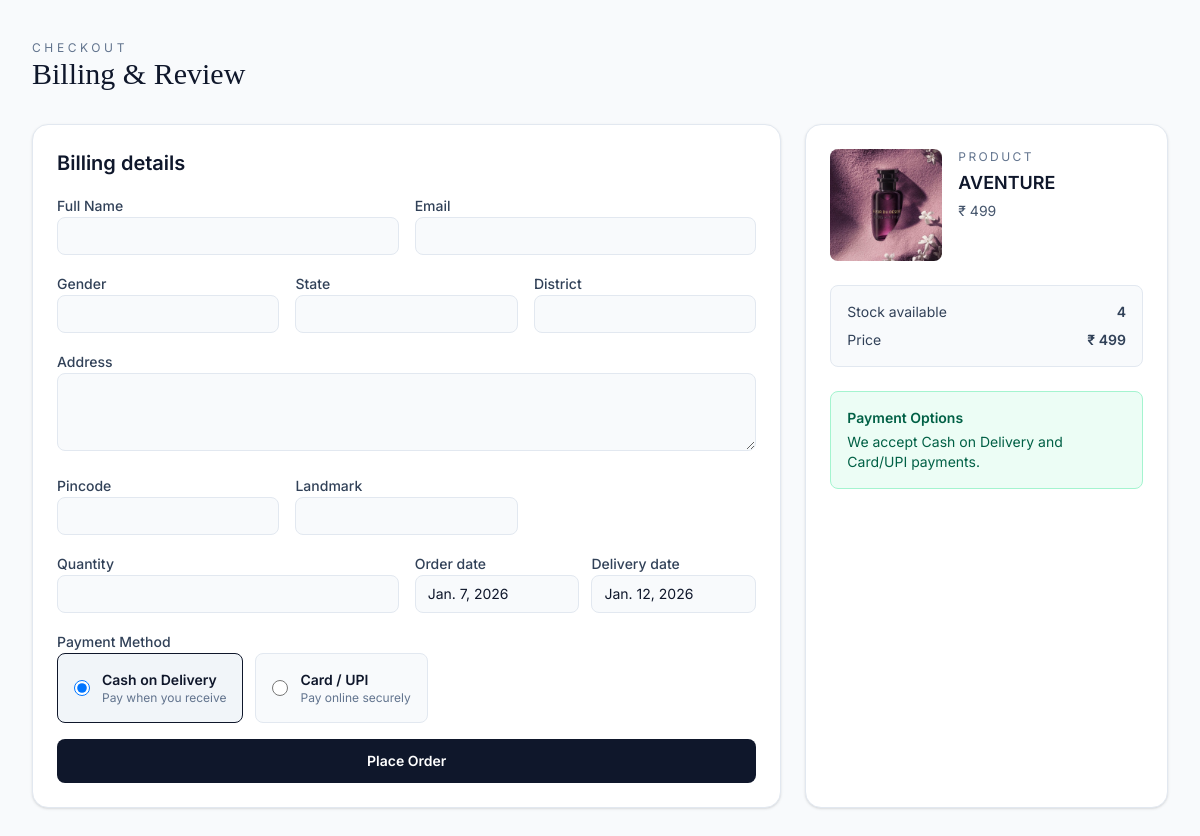
Page /buy/30/ on the committed database.
### app/models.py (models this page shows)
class perfume(models.Model):
    img=models.FileField(upload_to='uploads/')
    name=models.TextField()
    price=models.IntegerField()

class PerfumeDetail(models.Model):
    GENDER_CHOICES = (
        ('M', 'Male'),
        ('F', 'Female'),
        ('U', 'Unisex'),
    )
    perfume = models.ForeignKey(
        perfume,
        on_delete=models.CASCADE,
        related_name='details',null=True, blank=True
    )
    about = models.TextField()
    gender = models.CharField(max_length=1, choices=GENDER_CHOICES)
    stock=models.IntegerField(default=0)

### app/views.py (the view)
# urls.py: path('buy/<int:id>/',views.buynows,name='buynows'),
def buynows(request,id):
    if request.user.is_authenticated:
      user_id = request.user.id
    product=perfume.objects.filter(id=id)
    details=PerfumeDetail.objects.filter(perfume_id=id)
    today=date.today()
    fdate = today + timedelta(days=5)
    for i in product:
        price=i.price
        pname=i.name
        img=i.img
    for i in details:
        stock=i.stock
        print(stock)
    if stock<=0:
        messages.info(request, "out of stock")
        return redirect(home)
    else:
        if request.method=='POST':
            name=request.POST['name']
            email=request.POST['email']
            gender=request.POST['gender']
            address=request.POST['address']
            state=request.POST['state']
            district=request.POST['district']
            pincode=request.POST['pincode']
            landmark=request.POST['landmark']
            order_date=request.POST['odate']
            delivered_date=request.POST['ddate']
            quantity=request.POST['quantity']
            if int(quantity) > stock:
                messages.info(request, "Out of stock")
                return redirect(home)
            else:
                 p=int(quantity)*price
                 data=Order.objects.create(user_id=user_id,address=address,full_name=name,email=email,gender=gender,state=state,district=district,pincode=pincode,landmark=landmark,order_date=order_date,delivered_date=delivered_date,totalprice=p,product_id=id,product_name=pname,quantity=quantity,img=img)
                 data.save()
                 PerfumeDetail.objects.filter(perfume_id=id).update(stock=F('stock') - int(quantity))
                 messages.info(request,"order succesfully")
                 message = (
                f"Hello {name}\n"
                "Thank you for visiting our site AURA perfumes\n"
                 "We have received your order and it's now confirmed. We will notify you once we start processing and shipping it.\n"
                f"Product Name: {pname}\n"
                f"Product Price: {p}\n"
                f"Quantity: {quantity}\n"
                f"Location: {address}\n"
                )
                 send_mail(
                subject='order confirmed',
                message=message,
                from_email='yadhuljaykumar@gmail.com',  # will use DEFAULT_FROM_EMAIL if None
                recipient_list=[email],
                fail_silently=False
                )
                 return redirect(home)
    return  render(request,'buynow.html',{'product':product,'details':details,'today':today,'fdate':fdate,'messages':messages,})

### templates/buynow.html (shortened to what this page needs)
<!DOCTYPE html>
<html lang="en">
<head>
  <script src="https://cdn.jsdelivr.net/npm/@tailwindcss/browser@4"></script>
</head>
<body class="bg-slate-50 text-slate-900 font-[Inter]">
  <main class="min-h-screen py-10 px-4 sm:px-6 lg:px-8">
    <div class="max-w-6xl mx-auto">
      <header class="mb-8">
        <p class="text-xs uppercase tracking-[0.3em] text-slate-500">Checkout</p>
        <h1 class="text-3xl font-[Playfair_Display] text-slate-900">Billing & Review</h1>
      </header>
      {% for i in product %}
      <div class="grid gap-6 lg:grid-cols-3">
        <section class="lg:col-span-2 bg-white border border-slate-200 rounded-2xl shadow-sm p-6">
          <h2 class="text-xl font-semibold text-slate-900 mb-4">Billing details</h2>
          <form method="POST" action="/buy/{{i.pk}}/" class="space-y-4">
            <div class="grid grid-cols-1 sm:grid-cols-2 gap-4">
              <div class="space-y-1">
                <label class="text-sm font-medium text-slate-700">Full Name</label>
                <input name="name" type="text" required class="w-full rounded-lg border border-slate-200 bg-slate-50 px-3 py-2 text-sm focus:ring-2 focus:ring-slate-900 focus:bg-white">
              </div>
              <div class="space-y-1">
                <label class="text-sm font-medium text-slate-700">Email</label>
                <input name="email" type="email" required class="w-full rounded-lg border border-slate-200 bg-slate-50 px-3 py-2 text-sm focus:ring-2 focus:ring-slate-900 focus:bg-white">
              </div>
            </div>
            <div class="grid grid-cols-1 sm:grid-cols-3 gap-4">
              <div class="space-y-1">
                <label class="text-sm font-medium text-slate-700">Gender</label>
                <input name="gender" type="text" class="w-full rounded-lg border border-slate-200 bg-slate-50 px-3 py-2 text-sm focus:ring-2 focus:ring-slate-900 focus:bg-white">
              </div>
              <div class="space-y-1">
                <label class="text-sm font-medium text-slate-700">State</label>
                <input name="state" type="text" class="w-full rounded-lg border border-slate-200 bg-slate-50 px-3 py-2 text-sm focus:ring-2 focus:ring-slate-900 focus:bg-white">
              </div>
              <div class="space-y-1">
                <label class="text-sm font-medium text-slate-700">District</label>
                <input name="district" type="text" class="w-full rounded-lg border border-slate-200 bg-slate-50 px-3 py-2 text-sm focus:ring-2 focus:ring-slate-900 focus:bg-white">
              </div>
            </div>
            <div class="space-y-1">
              <label class="text-sm font-medium text-slate-700">Address</label>
              <textarea name="address" rows="3" class="w-full rounded-lg border border-slate-200 bg-slate-50 px-3 py-2 text-sm focus:ring-2 focus:ring-slate-900 focus:bg-white"></textarea>
            </div>
            <div class="grid grid-cols-1 sm:grid-cols-3 gap-4">
              <div class="space-y-1">
                <label class="text-sm font-medium text-slate-700">Pincode</label>
                <input name="pincode" type="text" class="w-full rounded-lg border border-slate-200 bg-slate-50 px-3 py-2 text-sm focus:ring-2 focus:ring-slate-900 focus:bg-white">
              </div>
              <div class="space-y-1">
                <label class="text-sm font-medium text-slate-700">Landmark</label>
                <input name="landmark" type="text" class="w-full rounded-lg border border-slate-200 bg-slate-50 px-3 py-2 text-sm focus:ring-2 focus:ring-slate-900 focus:bg-white">
              </div>
            </div>
            <div class="grid grid-cols-1 sm:grid-cols-2 gap-4">
              <div class="space-y-1">
                <label class="text-sm font-medium text-slate-700">Quantity</label>
                <input name="quantity" type="number" min="1" class="w-full rounded-lg border border-slate-200 bg-slate-50 px-3 py-2 text-sm focus:ring-2 focus:ring-slate-900 focus:bg-white">
              </div>
              <div class="grid grid-cols-2 gap-3">
                <div class="space-y-1">
                  <label class="text-sm font-medium text-slate-700">Order date</label>
                  <input name="odate" type="text" value="{{today}}" class="w-full rounded-lg border border-slate-200 bg-slate-50 px-3 py-2 text-sm focus:ring-2 focus:ring-slate-900 focus:bg-white">
                </div>
                <div class="space-y-1">
                  <label class="text-sm font-medium text-slate-700">Delivery date</label>
                  <input name="ddate" type="text" value="{{fdate}}" class="w-full rounded-lg border border-slate-200 bg-slate-50 px-3 py-2 text-sm focus:ring-2 focus:ring-slate-900 focus:bg-white">
                </div>
              </div>
            </div>
            <div class="space-y-3">
              <label class="text-sm font-medium text-slate-700">Payment Method</label>
              <div class="flex flex-col sm:flex-row gap-3">
                <label class="flex items-center gap-3 p-4 rounded-lg border border-slate-200 bg-slate-50 cursor-pointer hover:border-slate-400 transition-colors has-[:checked]:border-slate-900 has-[:checked]:bg-slate-100">
                  <input type="radio" name="payment_mode" value="cod" checked class="w-4 h-4 text-slate-900 border-slate-300 focus:ring-slate-900">
                  <div>
                    <p class="text-sm font-semibold text-slate-900">Cash on Delivery</p>
                    <p class="text-xs text-slate-500">Pay when you receive</p>
                  </div>
                </label>
                <label class="flex items-center gap-3 p-4 rounded-lg border border-slate-200 bg-slate-50 cursor-pointer hover:border-slate-400 transition-colors has-[:checked]:border-slate-900 has-[:checked]:bg-slate-100">
                  <input type="radio" name="payment_mode" value="card_upi" class="w-4 h-4 text-slate-900 border-slate-300 focus:ring-slate-900">
                  <div>
                    <p class="text-sm font-semibold text-slate-900">Card / UPI</p>
                    <p class="text-xs text-slate-500">Pay online securely</p>
                  </div>
                </label>
              </div>
            </div>
            <button type="submit" class="w-full rounded-lg bg-slate-900 text-white py-3 text-sm font-semibold hover:bg-slate-800">Place Order</button>
          </form>
        </section>
        <aside class="bg-white border border-slate-200 rounded-2xl shadow-sm p-6 space-y-6">
          <div class="flex gap-4">
            <div class="w-28 h-28 rounded-lg overflow-hidden bg-slate-100">
              <img src="{{ i.img.url }}" alt="{{ i.name }}" class="w-full h-full object-cover">
            </div>
            <div class="flex-1 space-y-1">
              <p class="text-xs uppercase tracking-[0.2em] text-slate-500">Product</p>
              <h3 class="text-lg font-semibold text-slate-900">{{ i.name }}</h3>
              <p class="text-sm text-slate-600">₹ {{ i.price }}</p>
            </div>
          </div>
          <div class="space-y-3">
            {% for detail in details %}
            <div class="rounded-lg border border-slate-200 bg-slate-50 p-4">
              <div class="flex items-center justify-between text-sm text-slate-700">
                <span>Stock available</span>
                <span class="font-semibold">{{ detail.stock }}</span>
              </div>
              <div class="flex items-center justify-between text-sm text-slate-700 mt-2">
                <span>Price</span>
                <span class="font-semibold">₹ {{ i.price }}</span>
              </div>
            </div>
            {% endfor %}
          </div>
          <div class="rounded-lg border border-emerald-200 bg-emerald-50 p-4 text-sm text-emerald-800">
            <p class="font-semibold mb-1">Payment Options</p>
            <p>We accept Cash on Delivery and Card/UPI payments.</p>
          </div>
        </aside>
      </div>
      {% endfor %}
    </div>
  </main>
</body>
</html>

### rows in the picture
perfume: odate "Jan. 7, 2026", ddate "Jan. 12, 2026", img (picture), name "AVENTURE", price "499"
PerfumeDetail: stock "4"
